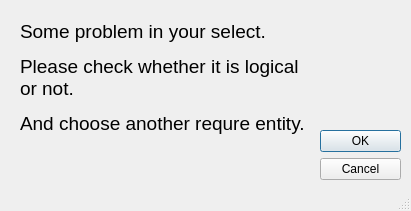
<?xml version="1.0" encoding="UTF-8"?>
<ui version="4.0">
 <class>Restriction_Conflict</class>
 <widget class="QDialog" name="Restriction_Conflict">
  <property name="geometry">
   <rect>
    <x>0</x>
    <y>0</y>
    <width>411</width>
    <height>211</height>
   </rect>
  </property>
  <property name="minimumSize">
   <size>
    <width>411</width>
    <height>211</height>
   </size>
  </property>
  <property name="maximumSize">
   <size>
    <width>411</width>
    <height>211</height>
   </size>
  </property>
  <property name="windowTitle">
   <string>Warning - Restriction Conflict</string>
  </property>
  <property name="windowIcon">
   <iconset resource="../../icons.qrc">
    <normaloff>:/icons/main.png</normaloff>:/icons/main.png</iconset>
  </property>
  <property name="sizeGripEnabled">
   <bool>true</bool>
  </property>
  <property name="modal">
   <bool>true</bool>
  </property>
  <widget class="QDialogButtonBox" name="buttonBox">
   <property name="geometry">
    <rect>
     <x>320</x>
     <y>130</y>
     <width>81</width>
     <height>71</height>
    </rect>
   </property>
   <property name="orientation">
    <enum>Qt::Vertical</enum>
   </property>
   <property name="standardButtons">
    <set>QDialogButtonBox::Cancel|QDialogButtonBox::Ok</set>
   </property>
  </widget>
  <widget class="QLabel" name="label">
   <property name="geometry">
    <rect>
     <x>20</x>
     <y>20</y>
     <width>291</width>
     <height>171</height>
    </rect>
   </property>
   <property name="text">
    <string>&lt;html&gt;&lt;head/&gt;&lt;body&gt;&lt;p&gt;&lt;span style=&quot; font-size:14pt;&quot;&gt;Some problem in your select.&lt;/span&gt;&lt;/p&gt;&lt;p&gt;&lt;span style=&quot; font-size:14pt;&quot;&gt;Please check whether it is logical or not.&lt;/span&gt;&lt;/p&gt;&lt;p&gt;&lt;span style=&quot; font-size:14pt;&quot;&gt;And choose another requre entity.&lt;/span&gt;&lt;/p&gt;&lt;/body&gt;&lt;/html&gt;</string>
   </property>
   <property name="textFormat">
    <enum>Qt::RichText</enum>
   </property>
   <property name="alignment">
    <set>Qt::AlignLeading|Qt::AlignLeft|Qt::AlignTop</set>
   </property>
   <property name="wordWrap">
    <bool>true</bool>
   </property>
  </widget>
 </widget>
 <resources>
  <include location="../../icons.qrc"/>
 </resources>
 <connections>
  <connection>
   <sender>buttonBox</sender>
   <signal>accepted()</signal>
   <receiver>Restriction_Conflict</receiver>
   <slot>accept()</slot>
   <hints>
    <hint type="sourcelabel">
     <x>248</x>
     <y>254</y>
    </hint>
    <hint type="destinationlabel">
     <x>157</x>
     <y>274</y>
    </hint>
   </hints>
  </connection>
  <connection>
   <sender>buttonBox</sender>
   <signal>rejected()</signal>
   <receiver>Restriction_Conflict</receiver>
   <slot>reject()</slot>
   <hints>
    <hint type="sourcelabel">
     <x>316</x>
     <y>260</y>
    </hint>
    <hint type="destinationlabel">
     <x>286</x>
     <y>274</y>
    </hint>
   </hints>
  </connection>
 </connections>
</ui>
